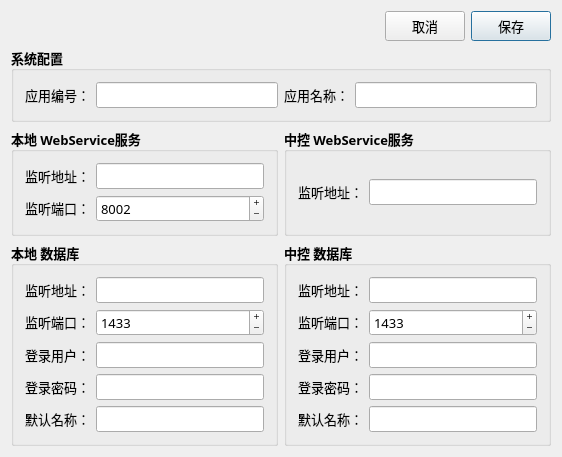
<?xml version="1.0" encoding="UTF-8"?>
<ui version="4.0">
 <class>DialogConfiguration</class>
 <widget class="QDialog" name="DialogConfiguration">
  <property name="geometry">
   <rect>
    <x>0</x>
    <y>0</y>
    <width>562</width>
    <height>415</height>
   </rect>
  </property>
  <property name="sizePolicy">
   <sizepolicy hsizetype="Preferred" vsizetype="Preferred">
    <horstretch>0</horstretch>
    <verstretch>0</verstretch>
   </sizepolicy>
  </property>
  <property name="font">
   <font>
    <family>微软雅黑</family>
    <pointsize>10</pointsize>
   </font>
  </property>
  <property name="windowTitle">
   <string>参数配置页</string>
  </property>
  <layout class="QGridLayout" name="gridLayout">
   <item row="1" column="1" colspan="2">
    <widget class="QGroupBox" name="groupBox01">
     <property name="font">
      <font>
       <weight>75</weight>
       <bold>true</bold>
      </font>
     </property>
     <property name="title">
      <string>系统配置</string>
     </property>
     <layout class="QGridLayout" name="gridLayout01">
      <item row="0" column="1">
       <widget class="QLineEdit" name="editAppID">
        <property name="minimumSize">
         <size>
          <width>0</width>
          <height>0</height>
         </size>
        </property>
        <property name="maximumSize">
         <size>
          <width>16777215</width>
          <height>16777215</height>
         </size>
        </property>
        <property name="font">
         <font>
          <weight>50</weight>
          <bold>false</bold>
         </font>
        </property>
       </widget>
      </item>
      <item row="0" column="0">
       <widget class="QLabel" name="label01">
        <property name="sizePolicy">
         <sizepolicy hsizetype="Fixed" vsizetype="Fixed">
          <horstretch>0</horstretch>
          <verstretch>0</verstretch>
         </sizepolicy>
        </property>
        <property name="minimumSize">
         <size>
          <width>0</width>
          <height>0</height>
         </size>
        </property>
        <property name="maximumSize">
         <size>
          <width>16777215</width>
          <height>16777215</height>
         </size>
        </property>
        <property name="font">
         <font>
          <weight>50</weight>
          <bold>false</bold>
         </font>
        </property>
        <property name="text">
         <string>应用编号：</string>
        </property>
        <property name="alignment">
         <set>Qt::AlignRight|Qt::AlignTrailing|Qt::AlignVCenter</set>
        </property>
       </widget>
      </item>
      <item row="0" column="2">
       <widget class="QLabel" name="label02">
        <property name="sizePolicy">
         <sizepolicy hsizetype="Fixed" vsizetype="Fixed">
          <horstretch>0</horstretch>
          <verstretch>0</verstretch>
         </sizepolicy>
        </property>
        <property name="minimumSize">
         <size>
          <width>0</width>
          <height>0</height>
         </size>
        </property>
        <property name="maximumSize">
         <size>
          <width>16777215</width>
          <height>16777215</height>
         </size>
        </property>
        <property name="font">
         <font>
          <weight>50</weight>
          <bold>false</bold>
         </font>
        </property>
        <property name="text">
         <string>应用名称：</string>
        </property>
        <property name="alignment">
         <set>Qt::AlignRight|Qt::AlignTrailing|Qt::AlignVCenter</set>
        </property>
       </widget>
      </item>
      <item row="0" column="3">
       <widget class="QLineEdit" name="editAppName">
        <property name="minimumSize">
         <size>
          <width>0</width>
          <height>0</height>
         </size>
        </property>
        <property name="maximumSize">
         <size>
          <width>16777215</width>
          <height>16777215</height>
         </size>
        </property>
        <property name="font">
         <font>
          <weight>50</weight>
          <bold>false</bold>
         </font>
        </property>
       </widget>
      </item>
     </layout>
    </widget>
   </item>
   <item row="2" column="1">
    <widget class="QGroupBox" name="groupBox02">
     <property name="font">
      <font>
       <family>微软雅黑</family>
       <weight>75</weight>
       <bold>true</bold>
      </font>
     </property>
     <property name="title">
      <string>本地 WebService服务</string>
     </property>
     <layout class="QGridLayout" name="gridLayout02">
      <item row="0" column="0">
       <widget class="QLabel" name="label03">
        <property name="sizePolicy">
         <sizepolicy hsizetype="Fixed" vsizetype="Fixed">
          <horstretch>0</horstretch>
          <verstretch>0</verstretch>
         </sizepolicy>
        </property>
        <property name="minimumSize">
         <size>
          <width>0</width>
          <height>0</height>
         </size>
        </property>
        <property name="maximumSize">
         <size>
          <width>16777215</width>
          <height>16777215</height>
         </size>
        </property>
        <property name="font">
         <font>
          <family>微软雅黑</family>
          <weight>50</weight>
          <bold>false</bold>
         </font>
        </property>
        <property name="text">
         <string>监听地址：</string>
        </property>
        <property name="alignment">
         <set>Qt::AlignRight|Qt::AlignTrailing|Qt::AlignVCenter</set>
        </property>
       </widget>
      </item>
      <item row="0" column="1">
       <widget class="QLineEdit" name="editLWSAddr">
        <property name="minimumSize">
         <size>
          <width>0</width>
          <height>0</height>
         </size>
        </property>
        <property name="maximumSize">
         <size>
          <width>16777215</width>
          <height>16777215</height>
         </size>
        </property>
        <property name="font">
         <font>
          <family>微软雅黑</family>
          <weight>50</weight>
          <bold>false</bold>
         </font>
        </property>
       </widget>
      </item>
      <item row="1" column="0">
       <widget class="QLabel" name="label04">
        <property name="sizePolicy">
         <sizepolicy hsizetype="Fixed" vsizetype="Fixed">
          <horstretch>0</horstretch>
          <verstretch>0</verstretch>
         </sizepolicy>
        </property>
        <property name="minimumSize">
         <size>
          <width>0</width>
          <height>0</height>
         </size>
        </property>
        <property name="maximumSize">
         <size>
          <width>16777215</width>
          <height>16777215</height>
         </size>
        </property>
        <property name="font">
         <font>
          <family>微软雅黑</family>
          <weight>50</weight>
          <bold>false</bold>
         </font>
        </property>
        <property name="text">
         <string>监听端口：</string>
        </property>
        <property name="alignment">
         <set>Qt::AlignRight|Qt::AlignTrailing|Qt::AlignVCenter</set>
        </property>
       </widget>
      </item>
      <item row="1" column="1">
       <widget class="QSpinBox" name="spinLWSPort">
        <property name="font">
         <font>
          <weight>50</weight>
          <bold>false</bold>
         </font>
        </property>
        <property name="buttonSymbols">
         <enum>QAbstractSpinBox::PlusMinus</enum>
        </property>
        <property name="minimum">
         <number>0</number>
        </property>
        <property name="maximum">
         <number>65535</number>
        </property>
        <property name="value">
         <number>8002</number>
        </property>
       </widget>
      </item>
     </layout>
    </widget>
   </item>
   <item row="2" column="2">
    <widget class="QGroupBox" name="groupBox04">
     <property name="font">
      <font>
       <family>微软雅黑</family>
       <weight>75</weight>
       <bold>true</bold>
      </font>
     </property>
     <property name="title">
      <string>中控 WebService服务</string>
     </property>
     <layout class="QGridLayout" name="gridLayout04">
      <item row="0" column="1">
       <widget class="QLineEdit" name="editRWSUrl">
        <property name="minimumSize">
         <size>
          <width>0</width>
          <height>0</height>
         </size>
        </property>
        <property name="maximumSize">
         <size>
          <width>16777215</width>
          <height>16777215</height>
         </size>
        </property>
        <property name="font">
         <font>
          <family>微软雅黑</family>
          <weight>50</weight>
          <bold>false</bold>
         </font>
        </property>
       </widget>
      </item>
      <item row="0" column="0">
       <widget class="QLabel" name="label10">
        <property name="sizePolicy">
         <sizepolicy hsizetype="Fixed" vsizetype="Fixed">
          <horstretch>0</horstretch>
          <verstretch>0</verstretch>
         </sizepolicy>
        </property>
        <property name="minimumSize">
         <size>
          <width>0</width>
          <height>0</height>
         </size>
        </property>
        <property name="maximumSize">
         <size>
          <width>16777215</width>
          <height>16777215</height>
         </size>
        </property>
        <property name="font">
         <font>
          <family>微软雅黑</family>
          <weight>50</weight>
          <bold>false</bold>
         </font>
        </property>
        <property name="text">
         <string>监听地址：</string>
        </property>
        <property name="alignment">
         <set>Qt::AlignRight|Qt::AlignTrailing|Qt::AlignVCenter</set>
        </property>
       </widget>
      </item>
     </layout>
    </widget>
   </item>
   <item row="3" column="1">
    <widget class="QGroupBox" name="groupBox03">
     <property name="font">
      <font>
       <family>微软雅黑</family>
       <weight>75</weight>
       <bold>true</bold>
      </font>
     </property>
     <property name="title">
      <string>本地 数据库</string>
     </property>
     <layout class="QGridLayout" name="gridLayout03">
      <item row="0" column="0">
       <widget class="QLabel" name="label05">
        <property name="sizePolicy">
         <sizepolicy hsizetype="Fixed" vsizetype="Fixed">
          <horstretch>0</horstretch>
          <verstretch>0</verstretch>
         </sizepolicy>
        </property>
        <property name="minimumSize">
         <size>
          <width>0</width>
          <height>0</height>
         </size>
        </property>
        <property name="maximumSize">
         <size>
          <width>16777215</width>
          <height>16777215</height>
         </size>
        </property>
        <property name="font">
         <font>
          <family>微软雅黑</family>
          <weight>50</weight>
          <bold>false</bold>
         </font>
        </property>
        <property name="text">
         <string>监听地址：</string>
        </property>
        <property name="alignment">
         <set>Qt::AlignRight|Qt::AlignTrailing|Qt::AlignVCenter</set>
        </property>
       </widget>
      </item>
      <item row="2" column="0">
       <widget class="QLabel" name="label07">
        <property name="sizePolicy">
         <sizepolicy hsizetype="Fixed" vsizetype="Fixed">
          <horstretch>0</horstretch>
          <verstretch>0</verstretch>
         </sizepolicy>
        </property>
        <property name="minimumSize">
         <size>
          <width>0</width>
          <height>0</height>
         </size>
        </property>
        <property name="maximumSize">
         <size>
          <width>16777215</width>
          <height>16777215</height>
         </size>
        </property>
        <property name="font">
         <font>
          <family>微软雅黑</family>
          <weight>50</weight>
          <bold>false</bold>
         </font>
        </property>
        <property name="text">
         <string>登录用户：</string>
        </property>
        <property name="alignment">
         <set>Qt::AlignRight|Qt::AlignTrailing|Qt::AlignVCenter</set>
        </property>
       </widget>
      </item>
      <item row="0" column="1">
       <widget class="QLineEdit" name="editLDBAddr">
        <property name="minimumSize">
         <size>
          <width>0</width>
          <height>0</height>
         </size>
        </property>
        <property name="maximumSize">
         <size>
          <width>16777215</width>
          <height>16777215</height>
         </size>
        </property>
        <property name="font">
         <font>
          <family>微软雅黑</family>
          <weight>50</weight>
          <bold>false</bold>
         </font>
        </property>
       </widget>
      </item>
      <item row="1" column="0">
       <widget class="QLabel" name="label06">
        <property name="sizePolicy">
         <sizepolicy hsizetype="Fixed" vsizetype="Fixed">
          <horstretch>0</horstretch>
          <verstretch>0</verstretch>
         </sizepolicy>
        </property>
        <property name="minimumSize">
         <size>
          <width>0</width>
          <height>0</height>
         </size>
        </property>
        <property name="maximumSize">
         <size>
          <width>16777215</width>
          <height>16777215</height>
         </size>
        </property>
        <property name="font">
         <font>
          <family>微软雅黑</family>
          <weight>50</weight>
          <bold>false</bold>
         </font>
        </property>
        <property name="text">
         <string>监听端口：</string>
        </property>
        <property name="alignment">
         <set>Qt::AlignRight|Qt::AlignTrailing|Qt::AlignVCenter</set>
        </property>
       </widget>
      </item>
      <item row="2" column="1">
       <widget class="QLineEdit" name="editLDBUser">
        <property name="minimumSize">
         <size>
          <width>0</width>
          <height>0</height>
         </size>
        </property>
        <property name="maximumSize">
         <size>
          <width>16777215</width>
          <height>16777215</height>
         </size>
        </property>
        <property name="font">
         <font>
          <family>微软雅黑</family>
          <weight>50</weight>
          <bold>false</bold>
         </font>
        </property>
       </widget>
      </item>
      <item row="1" column="1">
       <widget class="QSpinBox" name="spinLDBPort">
        <property name="font">
         <font>
          <weight>50</weight>
          <bold>false</bold>
         </font>
        </property>
        <property name="buttonSymbols">
         <enum>QAbstractSpinBox::PlusMinus</enum>
        </property>
        <property name="minimum">
         <number>0</number>
        </property>
        <property name="maximum">
         <number>65535</number>
        </property>
        <property name="value">
         <number>1433</number>
        </property>
       </widget>
      </item>
      <item row="3" column="1">
       <widget class="QLineEdit" name="editLDBPass">
        <property name="minimumSize">
         <size>
          <width>0</width>
          <height>0</height>
         </size>
        </property>
        <property name="maximumSize">
         <size>
          <width>16777215</width>
          <height>16777215</height>
         </size>
        </property>
        <property name="font">
         <font>
          <family>微软雅黑</family>
          <weight>50</weight>
          <bold>false</bold>
         </font>
        </property>
       </widget>
      </item>
      <item row="4" column="1">
       <widget class="QLineEdit" name="editLDBName">
        <property name="minimumSize">
         <size>
          <width>0</width>
          <height>0</height>
         </size>
        </property>
        <property name="maximumSize">
         <size>
          <width>16777215</width>
          <height>16777215</height>
         </size>
        </property>
        <property name="font">
         <font>
          <family>微软雅黑</family>
          <weight>50</weight>
          <bold>false</bold>
         </font>
        </property>
       </widget>
      </item>
      <item row="4" column="0">
       <widget class="QLabel" name="label09">
        <property name="sizePolicy">
         <sizepolicy hsizetype="Fixed" vsizetype="Fixed">
          <horstretch>0</horstretch>
          <verstretch>0</verstretch>
         </sizepolicy>
        </property>
        <property name="minimumSize">
         <size>
          <width>0</width>
          <height>0</height>
         </size>
        </property>
        <property name="maximumSize">
         <size>
          <width>16777215</width>
          <height>16777215</height>
         </size>
        </property>
        <property name="font">
         <font>
          <family>微软雅黑</family>
          <weight>50</weight>
          <bold>false</bold>
         </font>
        </property>
        <property name="text">
         <string>默认名称：</string>
        </property>
        <property name="alignment">
         <set>Qt::AlignRight|Qt::AlignTrailing|Qt::AlignVCenter</set>
        </property>
       </widget>
      </item>
      <item row="3" column="0">
       <widget class="QLabel" name="label08">
        <property name="sizePolicy">
         <sizepolicy hsizetype="Fixed" vsizetype="Fixed">
          <horstretch>0</horstretch>
          <verstretch>0</verstretch>
         </sizepolicy>
        </property>
        <property name="minimumSize">
         <size>
          <width>0</width>
          <height>0</height>
         </size>
        </property>
        <property name="maximumSize">
         <size>
          <width>16777215</width>
          <height>16777215</height>
         </size>
        </property>
        <property name="font">
         <font>
          <family>微软雅黑</family>
          <weight>50</weight>
          <bold>false</bold>
         </font>
        </property>
        <property name="text">
         <string>登录密码：</string>
        </property>
        <property name="alignment">
         <set>Qt::AlignRight|Qt::AlignTrailing|Qt::AlignVCenter</set>
        </property>
       </widget>
      </item>
     </layout>
    </widget>
   </item>
   <item row="3" column="2">
    <widget class="QGroupBox" name="groupBox05">
     <property name="font">
      <font>
       <family>微软雅黑</family>
       <weight>75</weight>
       <bold>true</bold>
      </font>
     </property>
     <property name="title">
      <string>中控 数据库</string>
     </property>
     <layout class="QGridLayout" name="gridLayout05">
      <item row="4" column="1">
       <widget class="QLineEdit" name="editRDBName">
        <property name="minimumSize">
         <size>
          <width>0</width>
          <height>0</height>
         </size>
        </property>
        <property name="maximumSize">
         <size>
          <width>16777215</width>
          <height>16777215</height>
         </size>
        </property>
        <property name="font">
         <font>
          <family>微软雅黑</family>
          <weight>50</weight>
          <bold>false</bold>
         </font>
        </property>
       </widget>
      </item>
      <item row="0" column="0">
       <widget class="QLabel" name="label12">
        <property name="sizePolicy">
         <sizepolicy hsizetype="Fixed" vsizetype="Fixed">
          <horstretch>0</horstretch>
          <verstretch>0</verstretch>
         </sizepolicy>
        </property>
        <property name="minimumSize">
         <size>
          <width>0</width>
          <height>0</height>
         </size>
        </property>
        <property name="maximumSize">
         <size>
          <width>16777215</width>
          <height>16777215</height>
         </size>
        </property>
        <property name="font">
         <font>
          <family>微软雅黑</family>
          <weight>50</weight>
          <bold>false</bold>
         </font>
        </property>
        <property name="text">
         <string>监听地址：</string>
        </property>
        <property name="alignment">
         <set>Qt::AlignRight|Qt::AlignTrailing|Qt::AlignVCenter</set>
        </property>
       </widget>
      </item>
      <item row="0" column="1">
       <widget class="QLineEdit" name="editRDBAddr">
        <property name="minimumSize">
         <size>
          <width>0</width>
          <height>0</height>
         </size>
        </property>
        <property name="maximumSize">
         <size>
          <width>16777215</width>
          <height>16777215</height>
         </size>
        </property>
        <property name="font">
         <font>
          <family>微软雅黑</family>
          <weight>50</weight>
          <bold>false</bold>
         </font>
        </property>
       </widget>
      </item>
      <item row="2" column="0">
       <widget class="QLabel" name="label14">
        <property name="sizePolicy">
         <sizepolicy hsizetype="Fixed" vsizetype="Fixed">
          <horstretch>0</horstretch>
          <verstretch>0</verstretch>
         </sizepolicy>
        </property>
        <property name="minimumSize">
         <size>
          <width>0</width>
          <height>0</height>
         </size>
        </property>
        <property name="maximumSize">
         <size>
          <width>16777215</width>
          <height>16777215</height>
         </size>
        </property>
        <property name="font">
         <font>
          <family>微软雅黑</family>
          <weight>50</weight>
          <bold>false</bold>
         </font>
        </property>
        <property name="text">
         <string>登录用户：</string>
        </property>
        <property name="alignment">
         <set>Qt::AlignRight|Qt::AlignTrailing|Qt::AlignVCenter</set>
        </property>
       </widget>
      </item>
      <item row="1" column="0">
       <widget class="QLabel" name="label13">
        <property name="sizePolicy">
         <sizepolicy hsizetype="Fixed" vsizetype="Fixed">
          <horstretch>0</horstretch>
          <verstretch>0</verstretch>
         </sizepolicy>
        </property>
        <property name="minimumSize">
         <size>
          <width>0</width>
          <height>0</height>
         </size>
        </property>
        <property name="maximumSize">
         <size>
          <width>16777215</width>
          <height>16777215</height>
         </size>
        </property>
        <property name="font">
         <font>
          <family>微软雅黑</family>
          <weight>50</weight>
          <bold>false</bold>
         </font>
        </property>
        <property name="text">
         <string>监听端口：</string>
        </property>
        <property name="alignment">
         <set>Qt::AlignRight|Qt::AlignTrailing|Qt::AlignVCenter</set>
        </property>
       </widget>
      </item>
      <item row="2" column="1">
       <widget class="QLineEdit" name="editRDBUser">
        <property name="minimumSize">
         <size>
          <width>0</width>
          <height>0</height>
         </size>
        </property>
        <property name="maximumSize">
         <size>
          <width>16777215</width>
          <height>16777215</height>
         </size>
        </property>
        <property name="font">
         <font>
          <family>微软雅黑</family>
          <weight>50</weight>
          <bold>false</bold>
         </font>
        </property>
       </widget>
      </item>
      <item row="1" column="1">
       <widget class="QSpinBox" name="spinRDBPort">
        <property name="font">
         <font>
          <weight>50</weight>
          <bold>false</bold>
         </font>
        </property>
        <property name="buttonSymbols">
         <enum>QAbstractSpinBox::PlusMinus</enum>
        </property>
        <property name="minimum">
         <number>0</number>
        </property>
        <property name="maximum">
         <number>65535</number>
        </property>
        <property name="value">
         <number>1433</number>
        </property>
       </widget>
      </item>
      <item row="3" column="0">
       <widget class="QLabel" name="label15">
        <property name="sizePolicy">
         <sizepolicy hsizetype="Fixed" vsizetype="Fixed">
          <horstretch>0</horstretch>
          <verstretch>0</verstretch>
         </sizepolicy>
        </property>
        <property name="minimumSize">
         <size>
          <width>0</width>
          <height>0</height>
         </size>
        </property>
        <property name="maximumSize">
         <size>
          <width>16777215</width>
          <height>16777215</height>
         </size>
        </property>
        <property name="font">
         <font>
          <family>微软雅黑</family>
          <weight>50</weight>
          <bold>false</bold>
         </font>
        </property>
        <property name="text">
         <string>登录密码：</string>
        </property>
        <property name="alignment">
         <set>Qt::AlignRight|Qt::AlignTrailing|Qt::AlignVCenter</set>
        </property>
       </widget>
      </item>
      <item row="3" column="1">
       <widget class="QLineEdit" name="editRDBPass">
        <property name="minimumSize">
         <size>
          <width>0</width>
          <height>0</height>
         </size>
        </property>
        <property name="maximumSize">
         <size>
          <width>16777215</width>
          <height>16777215</height>
         </size>
        </property>
        <property name="font">
         <font>
          <family>微软雅黑</family>
          <weight>50</weight>
          <bold>false</bold>
         </font>
        </property>
       </widget>
      </item>
      <item row="4" column="0">
       <widget class="QLabel" name="label16">
        <property name="sizePolicy">
         <sizepolicy hsizetype="Fixed" vsizetype="Fixed">
          <horstretch>0</horstretch>
          <verstretch>0</verstretch>
         </sizepolicy>
        </property>
        <property name="minimumSize">
         <size>
          <width>0</width>
          <height>0</height>
         </size>
        </property>
        <property name="maximumSize">
         <size>
          <width>16777215</width>
          <height>16777215</height>
         </size>
        </property>
        <property name="font">
         <font>
          <family>微软雅黑</family>
          <weight>50</weight>
          <bold>false</bold>
         </font>
        </property>
        <property name="text">
         <string>默认名称：</string>
        </property>
        <property name="alignment">
         <set>Qt::AlignRight|Qt::AlignTrailing|Qt::AlignVCenter</set>
        </property>
       </widget>
      </item>
     </layout>
    </widget>
   </item>
   <item row="0" column="1" colspan="2">
    <layout class="QHBoxLayout" name="horizontalLayout01">
     <item>
      <spacer name="horizontalSpacer01">
       <property name="orientation">
        <enum>Qt::Horizontal</enum>
       </property>
       <property name="sizeHint" stdset="0">
        <size>
         <width>40</width>
         <height>20</height>
        </size>
       </property>
      </spacer>
     </item>
     <item>
      <widget class="QPushButton" name="buttonReject">
       <property name="minimumSize">
        <size>
         <width>80</width>
         <height>30</height>
        </size>
       </property>
       <property name="maximumSize">
        <size>
         <width>80</width>
         <height>30</height>
        </size>
       </property>
       <property name="text">
        <string>取消</string>
       </property>
      </widget>
     </item>
     <item>
      <widget class="QPushButton" name="buttonAccept">
       <property name="minimumSize">
        <size>
         <width>80</width>
         <height>30</height>
        </size>
       </property>
       <property name="maximumSize">
        <size>
         <width>80</width>
         <height>30</height>
        </size>
       </property>
       <property name="text">
        <string>保存</string>
       </property>
       <property name="default">
        <bool>true</bool>
       </property>
      </widget>
     </item>
    </layout>
   </item>
  </layout>
 </widget>
 <layoutdefault spacing="6" margin="11"/>
 <tabstops>
  <tabstop>buttonReject</tabstop>
  <tabstop>buttonAccept</tabstop>
  <tabstop>editAppID</tabstop>
  <tabstop>editLWSAddr</tabstop>
  <tabstop>spinLWSPort</tabstop>
  <tabstop>editLDBAddr</tabstop>
  <tabstop>spinLDBPort</tabstop>
  <tabstop>editLDBUser</tabstop>
  <tabstop>editLDBPass</tabstop>
  <tabstop>editLDBName</tabstop>
  <tabstop>editRWSUrl</tabstop>
  <tabstop>editRDBAddr</tabstop>
  <tabstop>spinRDBPort</tabstop>
  <tabstop>editRDBUser</tabstop>
  <tabstop>editRDBPass</tabstop>
  <tabstop>editRDBName</tabstop>
 </tabstops>
 <resources/>
 <connections/>
</ui>
